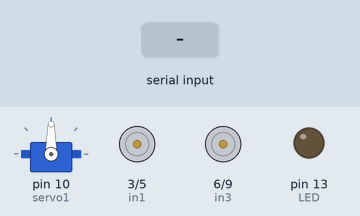
Recording of a sketch running on a simulated Arduino Uno, built with avr-gcc and run on an emulated ATmega328P. On the bench: servo, motor-driver pin pairs drawn as motors (green arrow = first pin HIGH = forward, orange = second pin HIGH = backward, longer = more drive), output pins drawn as LEDs (lit = HIGH). The test bench sets the inputs (shaded band).

Above: at 1.2 s.
1.3 s: "V" received over Serial
At 2.2 s:
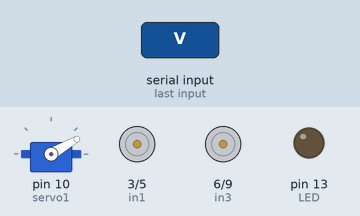
2.8 s: "v" received over Serial
At 3.4 s:
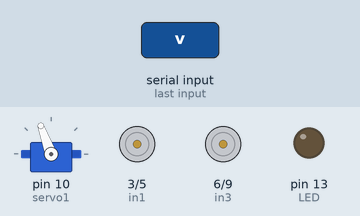
4.3 s: "F" received over Serial
At 5.5 s:
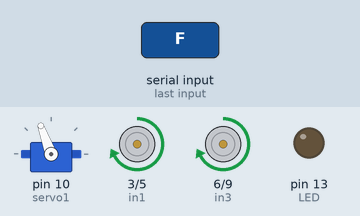
5.8 s: "B" received over Serial
At 6.8 s:
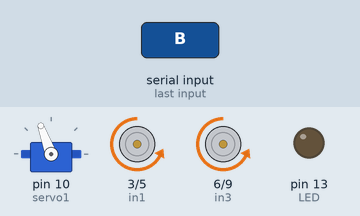
7.3 s: "L" received over Serial
At 8.0 s:
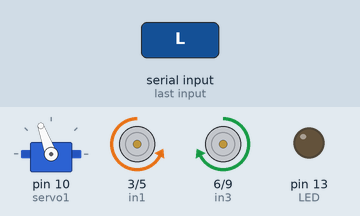
8.8 s: "R" received over Serial
At 9.1 s:
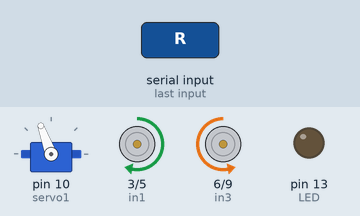
Timing chart, 0 to 11.3 s (numbered marks = the images above; inputs shaded):
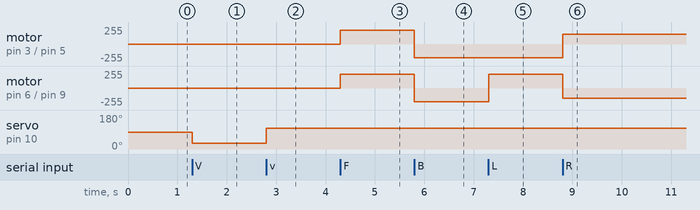

The sketch:

yusufali-bluetooh_rc_controller_li_araba.ino
```cpp
//Proje Hocam - 4wd Bluetooth Robot
#include<Servo.h>
Servo servo1;

#define in1 3 //L298n Motor Driver pins.
#define in2 5
#define in3 6
#define in4 9
#define LED 13
int command; //Int to store app command state.
int Speed = 204; // 0 - 255.
int Speedsec;
int buttonState = 0;
int lastButtonState = 0;
int Turnradius = 100; //Set the radius of a turn, 0 - 255 Note:the robot will malfunction if this is higher than int Speed.
int brakeTime = 45;
int brkonoff = 1; //1 for the electronic braking system, 0 for normal.
void setup() {
  pinMode(in1, OUTPUT);
  pinMode(in2, OUTPUT);
  pinMode(in3, OUTPUT);
  pinMode(in4, OUTPUT);
  pinMode(LED, OUTPUT); //Set the LED pin.
  Serial.begin(9600);  //Set the baud rate to your Bluetooth module.
   servo1.attach(10);
}

void loop() {
  if (Serial.available() > 0) {
    command = Serial.read();
    Stop(); //Initialize with motors stoped.
    switch (command) {
      case 'V':
        servo1.write(30);
        break;
      case 'v':
        servo1.write(110);
        break;
      case 'F':
        forward();
        break;
      case 'B':
        back();
        break;
      case 'L':
        left();
        break;
      case 'R':
        right();
        break;
      case 'G':
        forwardleft();
        break;
      case 'I':
        forwardright();
        break;
      case 'H':
        backleft();
        break;
      case 'J':
        backright();
        break;
      case '0':
        Speed = 100;
        break;
      case '1':
        Speed = 120;
        break;
      case '2':
        Speed = 130;
        break;
      case '3':
        Speed = 150;
        break;
      case '4':
        Speed = 170;
        break;
      case '5':
        Speed = 190;
        break;
      case '6':
        Speed = 200;
        break;
      case '7':
        Speed = 210;
        break;
      case '8':
        Speed = 220;
        break;
      case '9':
        Speed = 240;
        break;
      case 'q':
        Speed = 255;
        break;

    }
    Speedsec = Turnradius;
    if (brkonoff == 1) {
      brakeOn();
    } else {
      brakeOff();
    }
  }
}

void forward() {
  analogWrite(in1, Speed);
  analogWrite(in3, Speed);
}

void back() {
  analogWrite(in2, Speed);
  analogWrite(in4, Speed);
}

void left() {
  analogWrite(in3, 150);
  analogWrite(in2, 150);
}

void right() {
  analogWrite(in4, 150);
  analogWrite(in1, 150);
}
void forwardleft() {
  analogWrite(in1, Speedsec);
  analogWrite(in3, Speed);
}
void forwardright() {
  analogWrite(in1, Speed);
  analogWrite(in3, Speedsec);
}
void backright() {
  analogWrite(in2, Speed);
  analogWrite(in4, Speedsec);
}
void backleft() {
  analogWrite(in2, Speedsec);
  analogWrite(in4, Speed);
}

void Stop() {
  analogWrite(in1, 0);
  analogWrite(in2, 0);
  analogWrite(in3, 0);
  analogWrite(in4, 0);
}

void brakeOn() {
  //Here's the future use: an electronic braking system!
  // read the pushbutton input pin:
  buttonState = command;
  // compare the buttonState to its previous state
  if (buttonState != lastButtonState) {
    // if the state has changed, increment the counter
    if (buttonState == 'S') {
      if (lastButtonState != buttonState) {
        digitalWrite(in1, HIGH);
        digitalWrite(in2, HIGH);
        digitalWrite(in3, HIGH);
        digitalWrite(in4, HIGH);
        delay(brakeTime);
        Stop();
      }
    }
    // save the current state as the last state,
    //for next time through the loop
    lastButtonState = buttonState;
  }
}
void brakeOff() {

}
```

Measured:
- after the input at 1.3 s, servo on pin 10 (servo1): 90° → 30° at once
- after the input at 2.8 s, servo on pin 10 (servo1): 30° → 110° at once
- after the input at 4.3 s, motor on pin 3 (in1) / pin 5 (in2), motor on pin 6 (in3) / pin 9 (in4): stopped → forward 204/255 at once
- after the input at 5.8 s, motor on pin 3 (in1) / pin 5 (in2), motor on pin 6 (in3) / pin 9 (in4): forward 204/255 → backward 204/255 at once
- after the input at 7.3 s, motor on pin 6 (in3) / pin 9 (in4): backward 204/255 → forward 204/255 at once
- after the input at 8.8 s, motor on pin 3 (in1) / pin 5 (in2): backward 204/255 → forward 150/255 at once; motor on pin 6 (in3) / pin 9 (in4): forward 204/255 → backward 150/255 at once
